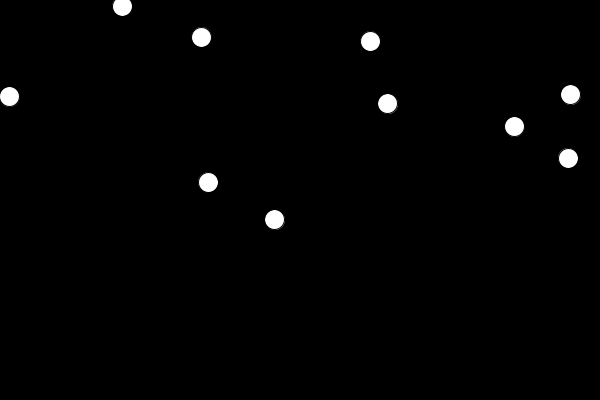
Frame 1 (no input)
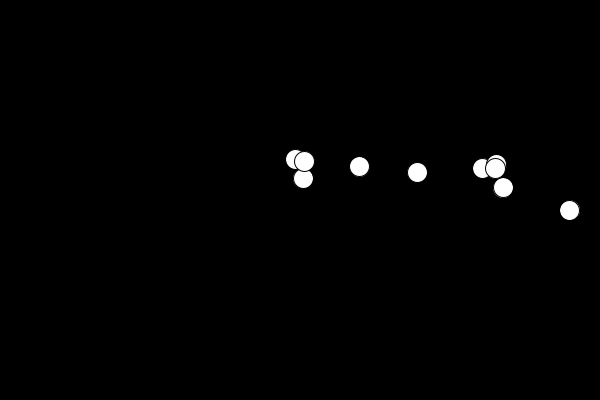
Frame 60 (the mouse pressed at the canvas centre just before this capture)
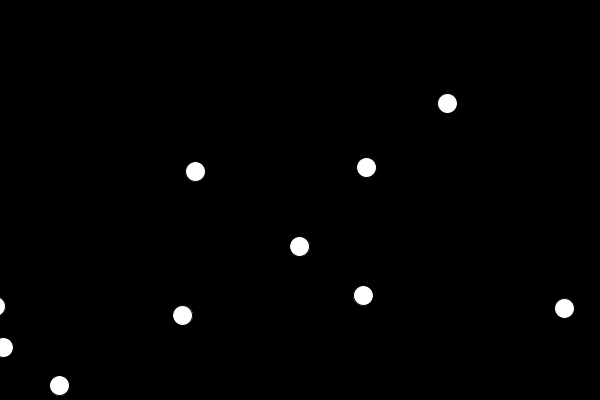
Frame 120 (the mouse held since frame 60 and released just before this capture)

The Processing sketch that drew these frames (run headless with seeded random() and noise(); from frame 60 on, the mouse is pressed at the canvas centre):

// Processing sketch: Class_01_Arrays
// ── Class_01_Arrays.pde

Ball[] myBall = new Ball[10];

void setup() {
  size(600,400);
  smooth();
  for(int i=0; i<myBall.length; i++) {
    float x = random(width);
    float y = random(height);
  myBall[i] = new Ball(x,y);
  }
}

void draw() {
 background(0);
  for(int i=0; i<myBall.length; i++) {
myBall[i].run(); 
  }
}

// ── Ball.pde
class Ball {
  //GLOABAL VARIABLES
  float x, y;
  float vx = 5;
  float vy = 3.7;

  //CONSTRUCTOR
  Ball(float x, float y) {
    /*
   some programmers prefer to use the same of the field for the parameter.
   as you can't write 
   x = x
   you need to add this (which refers to the object)
   this.x = x
   in my opinion a transparent approach
   */
    this.x = x;
    this.y = y;
  }

  //FUNCTIONS
  void run() {
    //display
    display();
    //move
    move();
    //bounce
    bounce();
    //gravity
    gravity();
  } 

  void display() {
    ellipse(x, y, 20, 20);
  }

  void move() {
    x+=vx; 
    y+=vy;
  }

  void bounce() {
    if (x<0) {
      //vx = vx * -1 (THIS MAKES ANY VALUE NEGATIVE).
      vx*=-1;
    }
    if (x>width-20) {
       vx*=-1;
    }
    if (y<0) {
     vy*=-1;
    }
    if (y>height) {
      vy*=-1;
    }
  }
  
  void gravity() {
   vy+=0.3; 
  }
}
